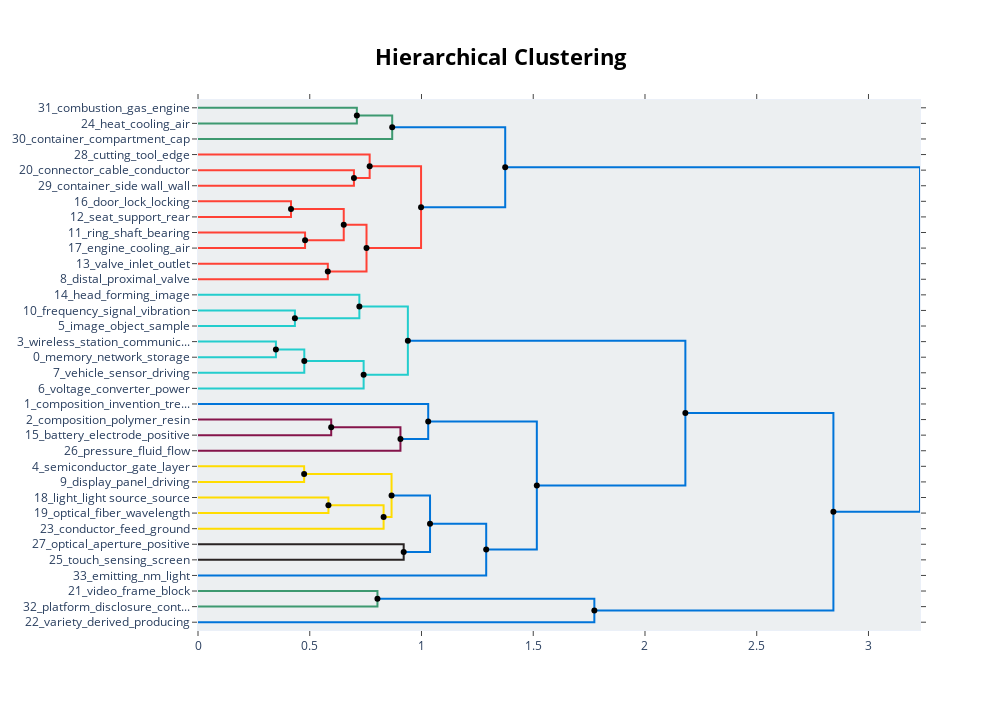

Write notebook code for a chart like this one.
### Code cell
# Visualize heirarchical topics
topic_model.visualize_hierarchy(hierarchical_topics=hierarchical_topics)

### Figure 1 — Plotly figure (JSON) as saved in the notebook; plotly's stock layout.template omitted (floating-point values rounded to 4 significant figures)
{"data": [{"hoverinfo": "text", "marker": {"color": "rgb(61,153,112)"}, "mode": "lines", "text": ["combustion_gas_engine_pipe_internal", "", "", "heat_cooling_air_protruding_thermal"], "type": "scatter", "x": [0, 0.7108, 0.7108, 0], "xaxis": "x", "y": [-5, -5, -15, -15], "yaxis": "y"}, {"hoverinfo": "text", "marker": {"color": "rgb(61,153,112)"}, "mode": "lines", "text": ["heat_combustion_gas_cooling_air", "", "", "container_compartment_cap_said_delivery"], "type": "scatter", "x": [0.7108, 0.869, 0.869, 0], "xaxis": "x", "y": [-10, -10, -25, -25], "yaxis": "y"}, {"hoverinfo": "text", "marker": {"color": "rgb(255,65,54)"}, "mode": "lines", "text": ["connector_cable_conductor_locking_electrical", "", "", "container_side wall_wall_cover_bottom"], "type": "scatter", "x": [0, 0.6977, 0.6977, 0], "xaxis": "x", "y": [-45, -45, -55, -55], "yaxis": "y"}, {"hoverinfo": "text", "marker": {"color": "rgb(255,65,54)"}, "mode": "lines", "text": ["cutting_tool_edge_longitudinal_segment", "", "", "connector_cable_container_side wall_locking"], "type": "scatter", "x": [0, 0.7681, 0.7681, 0.6977], "xaxis": "x", "y": [-35, -35, -50, -50], "yaxis": "y"}, {"hoverinfo": "text", "marker": {"color": "rgb(255,65,54)"}, "mode": "lines", "text": ["door_lock_locking_fastener_clamp", "", "", "seat_support_rear_front_side"], "type": "scatter", "x": [0, 0.4162, 0.4162, 0], "xaxis": "x", "y": [-65, -65, -75, -75], "yaxis": "y"}, {"hoverinfo": "text", "marker": {"color": "rgb(255,65,54)"}, "mode": "lines", "text": ["ring_shaft_bearing_outer_groove", "", "", "engine_cooling_air_shaft_casing"], "type": "scatter", "x": [0, 0.479, 0.479, 0], "xaxis": "x", "y": [-85, -85, -95, -95], "yaxis": "y"}, {"hoverinfo": "text", "marker": {"color": "rgb(255,65,54)"}, "mode": "lines", "text": ["seat_support_rear_door_front", "", "", "ring_shaft_bearing_outer_radially"], "type": "scatter", "x": [0.4162, 0.6521, 0.6521, 0.479], "xaxis": "x", "y": [-70, -70, -90, -90], "yaxis": "y"}, {"hoverinfo": "text", "marker": {"color": "rgb(255,65,54)"}, "mode": "lines", "text": ["valve_inlet_outlet_fluid_water", "", "", "distal_proximal_valve_tissue_instrument"], "type": "scatter", "x": [0, 0.5809, 0.5809, 0], "xaxis": "x", "y": [-105, -105, -115, -115], "yaxis": "y"}, {"hoverinfo": "text", "marker": {"color": "rgb(255,65,54)"}, "mode": "lines", "text": ["seat_shaft_ring_bearing_outer", "", "", "valve_distal_proximal_fluid_flow"], "type": "scatter", "x": [0.6521, 0.754, 0.754, 0.5809], "xaxis": "x", "y": [-80, -80, -110, -110], "yaxis": "y"}, {"hoverinfo": "text", "marker": {"color": "rgb(255,65,54)"}, "mode": "lines", "text": ["cutting_connector_cable_tool_container", "", "", "valve_seat_shaft_distal_ring"], "type": "scatter", "x": [0.7681, 0.9981, 0.9981, 0.754], "xaxis": "x", "y": [-42.5, -42.5, -95, -95], "yaxis": "y"}, {"hoverinfo": "text", "marker": {"color": "rgb(0,116,217)"}, "mode": "lines", "text": ["heat_combustion_gas_cooling_air", "", "", "valve_end_shaft_seat_distal"], "type": "scatter", "x": [0.869, 1.375, 1.375, 0.9981], "xaxis": "x", "y": [-17.5, -17.5, -68.75, -68.75], "yaxis": "y"}, {"hoverinfo": "text", "marker": {"color": "rgb(35,205,205)"}, "mode": "lines", "text": ["frequency_signal_vibration_volume_parameter", "", "", "image_object_sample_color_captured"], "type": "scatter", "x": [0, 0.4336, 0.4336, 0], "xaxis": "x", "y": [-135, -135, -145, -145], "yaxis": "y"}, {"hoverinfo": "text", "marker": {"color": "rgb(35,205,205)"}, "mode": "lines", "text": ["head_forming_image_recording_apparatus", "", "", "image_object_sample_feature_captured"], "type": "scatter", "x": [0, 0.722, 0.722, 0.4336], "xaxis": "x", "y": [-125, -125, -140, -140], "yaxis": "y"}, {"hoverinfo": "text", "marker": {"color": "rgb(35,205,205)"}, "mode": "lines", "text": ["wireless_station_communication_transmission_network", "", "", "memory_network_storage_data_service"], "type": "scatter", "x": [0, 0.3485, 0.3485, 0], "xaxis": "x", "y": [-155, -155, -165, -165], "yaxis": "y"}, {"hoverinfo": "text", "marker": {"color": "rgb(35,205,205)"}, "mode": "lines", "text": ["network_access_service_communication_user", "", "", "vehicle_sensor_driving_safety_operator"], "type": "scatter", "x": [0.3485, 0.4756, 0.4756, 0], "xaxis": "x", "y": [-160, -160, -175, -175], "yaxis": "y"}, {"hoverinfo": "text", "marker": {"color": "rgb(35,205,205)"}, "mode": "lines", "text": ["network_user_communication_access_data", "", "", "voltage_converter_power_circuit_switch"], "type": "scatter", "x": [0.4756, 0.7411, 0.7411, 0], "xaxis": "x", "y": [-167.5, -167.5, -185, -185], "yaxis": "y"}, {"hoverinfo": "text", "marker": {"color": "rgb(35,205,205)"}, "mode": "lines", "text": ["image_object_sample_apparatus_color", "", "", "network_node_data_user_communication"], "type": "scatter", "x": [0.722, 0.939, 0.939, 0.7411], "xaxis": "x", "y": [-132.5, -132.5, -176.2, -176.2], "yaxis": "y"}, {"hoverinfo": "text", "marker": {"color": "rgb(133,20,75)"}, "mode": "lines", "text": ["composition_polymer_resin_sub_fiber", "", "", "battery_electrode_positive_negative_secondary"], "type": "scatter", "x": [0, 0.596, 0.596, 0], "xaxis": "x", "y": [-205, -205, -215, -215], "yaxis": "y"}, {"hoverinfo": "text", "marker": {"color": "rgb(133,20,75)"}, "mode": "lines", "text": ["battery_composition_sub_polymer_sub sub", "", "", "pressure_fluid_flow_sensor_chamber"], "type": "scatter", "x": [0.596, 0.9059, 0.9059, 0], "xaxis": "x", "y": [-210, -210, -225, -225], "yaxis": "y"}, {"hoverinfo": "text", "marker": {"color": "rgb(0,116,217)"}, "mode": "lines", "text": ["composition_invention_treatment_present invention_provides", "", "", "battery_composition_sub_sub sub_polymer"], "type": "scatter", "x": [0, 1.03, 1.03, 0.9059], "xaxis": "x", "y": [-195, -195, -217.5, -217.5], "yaxis": "y"}, {"hoverinfo": "text", "marker": {"color": "rgb(255,220,0)"}, "mode": "lines", "text": ["semiconductor_gate_layer_conductive_substrate", "", "", "display_panel_driving_line_liquid"], "type": "scatter", "x": [0, 0.4749, 0.4749, 0], "xaxis": "x", "y": [-235, -235, -245, -245], "yaxis": "y"}, {"hoverinfo": "text", "marker": {"color": "rgb(255,220,0)"}, "mode": "lines", "text": ["light_light source_source_emitting_diode", "", "", "optical_fiber_wavelength_index_port"], "type": "scatter", "x": [0, 0.5836, 0.5836, 0], "xaxis": "x", "y": [-255, -255, -265, -265], "yaxis": "y"}, {"hoverinfo": "text", "marker": {"color": "rgb(255,220,0)"}, "mode": "lines", "text": ["optical_light_light source_fiber_wavelength", "", "", "conductor_feed_ground_metal_door"], "type": "scatter", "x": [0.5836, 0.8304, 0.8304, 0], "xaxis": "x", "y": [-260, -260, -275, -275], "yaxis": "y"}, {"hoverinfo": "text", "marker": {"color": "rgb(255,220,0)"}, "mode": "lines", "text": ["semiconductor_gate_layer_substrate_conductive", "", "", "optical_light_light source_fiber_wavelength"], "type": "scatter", "x": [0.4749, 0.8661, 0.8661, 0.8304], "xaxis": "x", "y": [-240, -240, -267.5, -267.5], "yaxis": "y"}, {"hoverinfo": "text", "marker": {"color": "rgb(40,35,35)"}, "mode": "lines", "text": ["optical_aperture_positive_axis_negative", "", "", "touch_sensing_screen_electrode_panel"], "type": "scatter", "x": [0, 0.9204, 0.9204, 0], "xaxis": "x", "y": [-285, -285, -295, -295], "yaxis": "y"}, {"hoverinfo": "text", "marker": {"color": "rgb(0,116,217)"}, "mode": "lines", "text": ["semiconductor_layer_gate_substrate_conductive", "", "", "touch_optical_sensing_screen_electrode"], "type": "scatter", "x": [0.8661, 1.038, 1.038, 0.9204], "xaxis": "x", "y": [-253.8, -253.8, -290, -290], "yaxis": "y"}, {"hoverinfo": "text", "marker": {"color": "rgb(0,116,217)"}, "mode": "lines", "text": ["semiconductor_layer_gate_substrate_touch", "", "", "emitting_nm_light_electrode_wiring"], "type": "scatter", "x": [1.038, 1.29, 1.29, 0], "xaxis": "x", "y": [-271.9, -271.9, -305, -305], "yaxis": "y"}, {"hoverinfo": "text", "marker": {"color": "rgb(0,116,217)"}, "mode": "lines", "text": ["composition_sub_compound_invention_sub sub", "", "", "semiconductor_layer_substrate_gate_touch"], "type": "scatter", "x": [1.03, 1.516, 1.516, 1.29], "xaxis": "x", "y": [-206.2, -206.2, -288.4, -288.4], "yaxis": "y"}, {"hoverinfo": "text", "marker": {"color": "rgb(0,116,217)"}, "mode": "lines", "text": ["network_image_data_user_node", "", "", "layer_composition_semiconductor_substrate_electrode"], "type": "scatter", "x": [0.939, 2.181, 2.181, 1.516], "xaxis": "x", "y": [-154.4, -154.4, -247.3, -247.3], "yaxis": "y"}, {"hoverinfo": "text", "marker": {"color": "rgb(61,153,112)"}, "mode": "lines", "text": ["video_frame_block_motion_color", "", "", "platform_disclosure_content_computing_disclosure relates"], "type": "scatter", "x": [0, 0.8029, 0.8029, 0], "xaxis": "x", "y": [-315, -315, -325, -325], "yaxis": "y"}, {"hoverinfo": "text", "marker": {"color": "rgb(0,116,217)"}, "mode": "lines", "text": ["video_frame_block_motion_color", "", "", "variety_derived_producing_invention also_produced"], "type": "scatter", "x": [0.8029, 1.773, 1.773, 0], "xaxis": "x", "y": [-320, -320, -335, -335], "yaxis": "y"}, {"hoverinfo": "text", "marker": {"color": "rgb(0,116,217)"}, "mode": "lines", "text": ["network_layer_semiconductor_data_image", "", "", "video_variety_derived_frame_producing"], "type": "scatter", "x": [2.181, 2.843, 2.843, 1.773], "xaxis": "x", "y": [-200.9, -200.9, -327.5, -327.5], "yaxis": "y"}, {"hoverinfo": "text", "marker": {"color": "rgb(0,116,217)"}, "mode": "lines", "text": ["valve_end_seat_shaft_assembly", "", "", "network_layer_data_semiconductor_image"], "type": "scatter", "x": [1.375, 3.231, 3.231, 2.843], "xaxis": "x", "y": [-43.12, -43.12, -264.2, -264.2], "yaxis": "y"}, {"hoverinfo": "text", "hovertext": ["heat_combustion_gas_cooling_air", "seat_support_rear_door_front", "seat_shaft_ring_bearing_outer", "cutting_connector_cable_tool_container", "heat_combustion_gas_cooling_air", "network_access_service_communication_user", "network_user_communication_access_data", "image_object_sample_apparatus_color", "battery_composition_sub_polymer_sub sub", "optical_light_light source_fiber_wavelength", "semiconductor_gate_layer_substrate_conductive", "semiconductor_layer_gate_substrate_conductive", "semiconductor_layer_gate_substrate_touch", "composition_sub_compound_invention_sub sub", "network_image_data_user_node", "video_frame_block_motion_color", "network_layer_semiconductor_data_image", "valve_end_seat_shaft_assembly"], "marker": {"color": "black"}, "mode": "markers", "showlegend": false, "type": "scatter", "x": [0.7108, 0.4162, 0.6521, 0.7681, 0.869, 0.3485, 0.4756, 0.722, 0.596, 0.5836, 0.4749, 0.8661, 1.038, 1.03, 0.939, 0.8029, 2.181, 1.375], "y": [-10, -70, -80, -42.5, -17.5, -160, -167.5, -132.5, -210, -260, -240, -253.8, -271.9, -206.2, -154.4, -320, -200.9, -43.12]}, {"hoverinfo": "text", "hovertext": ["connector_cable_container_side wall_locking", "ring_shaft_bearing_outer_radially", "valve_distal_proximal_fluid_flow", "valve_seat_shaft_distal_ring", "valve_end_shaft_seat_distal", "image_object_sample_feature_captured", "network_node_data_user_communication", "battery_composition_sub_sub sub_polymer", "optical_light_light source_fiber_wavelength", "touch_optical_sensing_screen_electrode", "semiconductor_layer_substrate_gate_touch", "layer_composition_semiconductor_substrate_electrode", "video_variety_derived_frame_producing", "network_layer_data_semiconductor_image"], "marker": {"color": "black"}, "mode": "markers", "showlegend": false, "type": "scatter", "x": [0.6977, 0.479, 0.5809, 0.754, 0.9981, 0.4336, 0.7411, 0.9059, 0.8304, 0.9204, 1.29, 1.516, 1.773, 2.843], "y": [-50, -90, -110, -95, -68.75, -140, -176.2, -217.5, -267.5, -290, -288.4, -247.3, -327.5, -264.2]}], "layout": {"autosize": false, "height": 710, "hoverlabel": {"bgcolor": "white", "font": {"family": "Rockwell", "size": 16}}, "hovermode": "closest", "plot_bgcolor": "#ECEFF1", "showlegend": false, "title": {"font": {"color": "Black", "size": 22}, "text": "<b>Hierarchical Clustering", "x": 0.5, "xanchor": "center", "yanchor": "top"}, "width": 1000, "xaxis": {"mirror": "allticks", "rangemode": "tozero", "showgrid": false, "showline": true, "showticklabels": true, "ticks": "outside", "type": "linear", "zeroline": false}, "yaxis": {"mirror": "allticks", "range": [-340, 0], "rangemode": "tozero", "showgrid": false, "showline": true, "showticklabels": true, "tickmode": "array", "ticks": "outside", "ticktext": ["31_combustion_gas_engine", "24_heat_cooling_air", "30_container_compartment_cap", "28_cutting_tool_edge", "20_connector_cable_conductor", "29_container_side wall_wall", "16_door_lock_locking", "12_seat_support_rear", "11_ring_shaft_bearing", "17_engine_cooling_air", "13_valve_inlet_outlet", "8_distal_proximal_valve", "14_head_forming_image", "10_frequency_signal_vibration", "5_image_object_sample", "3_wireless_station_communic...", "0_memory_network_storage", "7_vehicle_sensor_driving", "6_voltage_converter_power", "1_composition_invention_tre...", "2_composition_polymer_resin", "15_battery_electrode_positive", "26_pressure_fluid_flow", "4_semiconductor_gate_layer", "9_display_panel_driving", "18_light_light source_source", "19_optical_fiber_wavelength", "23_conductor_feed_ground", "27_optical_aperture_positive", "25_touch_sensing_screen", "33_emitting_nm_light", "21_video_frame_block", "32_platform_disclosure_cont...", "22_variety_derived_producing"], "tickvals": [-5, -15, -25, -35, -45, -55, -65, -75, -85, -95, -105, -115, -125, -135, -145, -155, -165, -175, -185, -195, -205, -215, -225, -235, -245, -255, -265, -275, -285, -295, -305, -315, -325, -335], "type": "linear", "zeroline": false}}}
